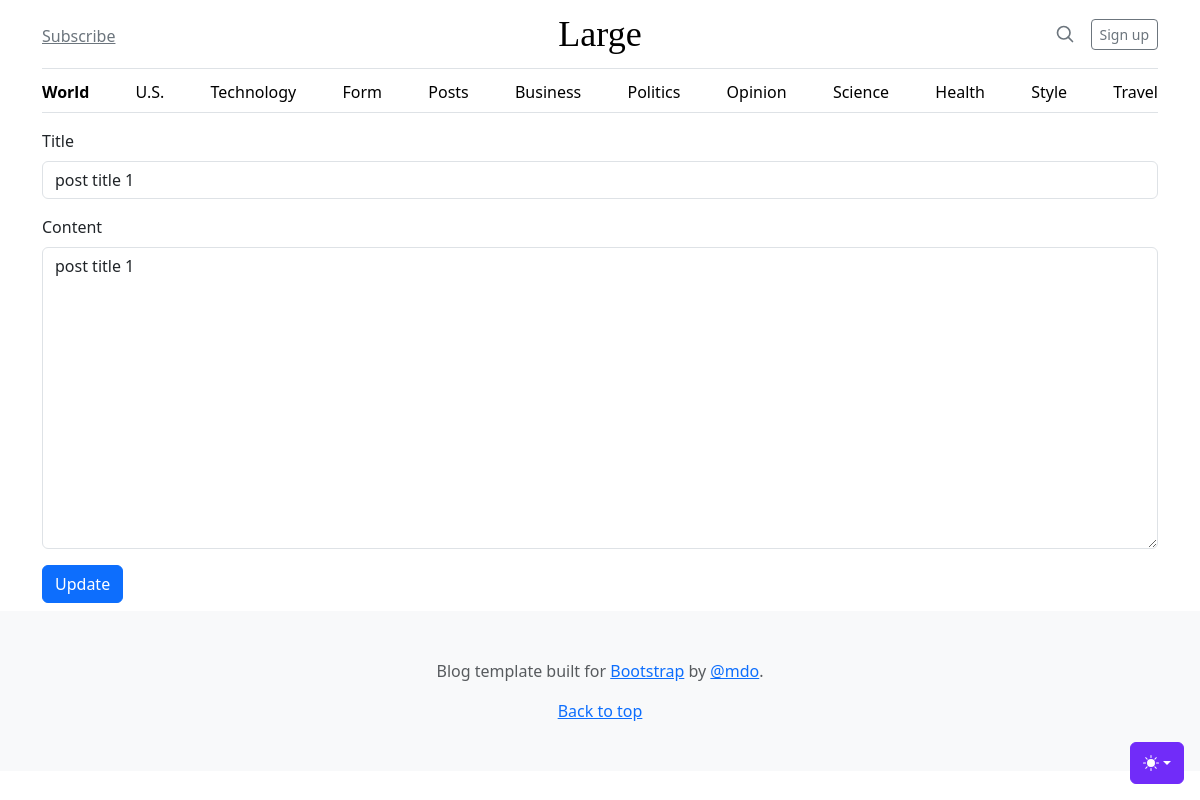
Page /posts/edit?id=1 on the earlier database version.
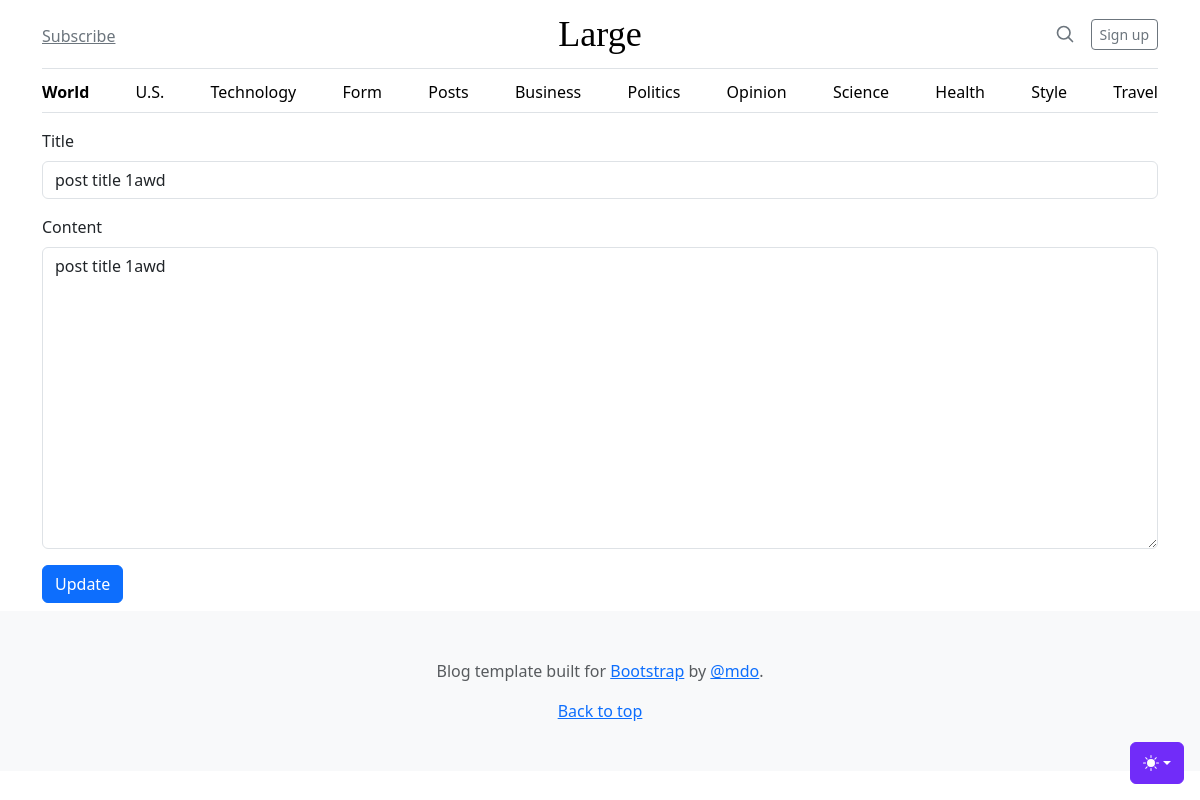
Same page on the later database version.
### tables this page shows
CREATE TABLE posts
(
    id    integer
        constraint posts_pk
            primary key autoincrement,
    title text not null,
    body  TEXT
);

### helpers.php (called while the page is built, shortened)
<?php
function view($viewName, $variables=[]) {
    extract($variables);
    include __DIR__ . "/views/$viewName.php";
}

### src/Controllers/PostController.php (called while the page is built, shortened)
<?php
class PostController
{
    public function edit()
    {
        $post = Post::find($_GET['id']);
        view('posts/edit', compact('post'));
    }
}

### src/DB.php (called while the page is built, shortened)
<?php
class DB
{
    private $conn;
    public function __construct()
    {
        try {
            $this->conn = new PDO("sqlite:db.sqlite");
            $this->conn->setAttribute(PDO::ATTR_ERRMODE, PDO::ERRMODE_EXCEPTION);
        } catch (PDOException $e) {
            echo "Connection failed: " . $e->getMessage();
        }
    }
    public function find($table, $class, $id)
    {
        $stmt = $this->conn->prepare("SELECT * FROM $table WHERE id=$id");
        $stmt->execute();
        $stmt->setFetchMode(PDO::FETCH_CLASS, $class);
        return $stmt->fetch();
    }
}

### src/Models/Model.php (called while the page is built, shortened)
<?php
abstract class Model
{
    public static $table;
    public static function find($id)
    {
        $db = new DB();
        return $db->find(static::$table, static::class, $id);
    }
}

### views/posts/edit.php (the view)
<?php include __DIR__ . '/../partials/header.php'; ?>
<main class="container my-2">
    <form action="/posts/edit?id=<?= $post->id ?>" method="POST">
        <div class="mb-3">
            <label for="title" class="form-label">Title</label>
            <input value="<?= $post->title ?>" name="title" type="text" class="form-control" id="title" placeholder="Title" require>
        </div>
        <div class="mb-3">
            <label for="body" class="form-label">Content</label>
            <textarea name="body" class="form-control" id="body" rows="12" placeholder="Write something cool..."><?= $post->title ?></textarea>
        </div>
        <button class="btn btn-primary">Update</button>
    </form>
</main>
<?php include __DIR__ . '/../partials/footer.php'; ?>

Differences in the rows shown:
changed posts: title "post title 1" → "post title 1awd"; body "post title 1" → "post title 1awd"
